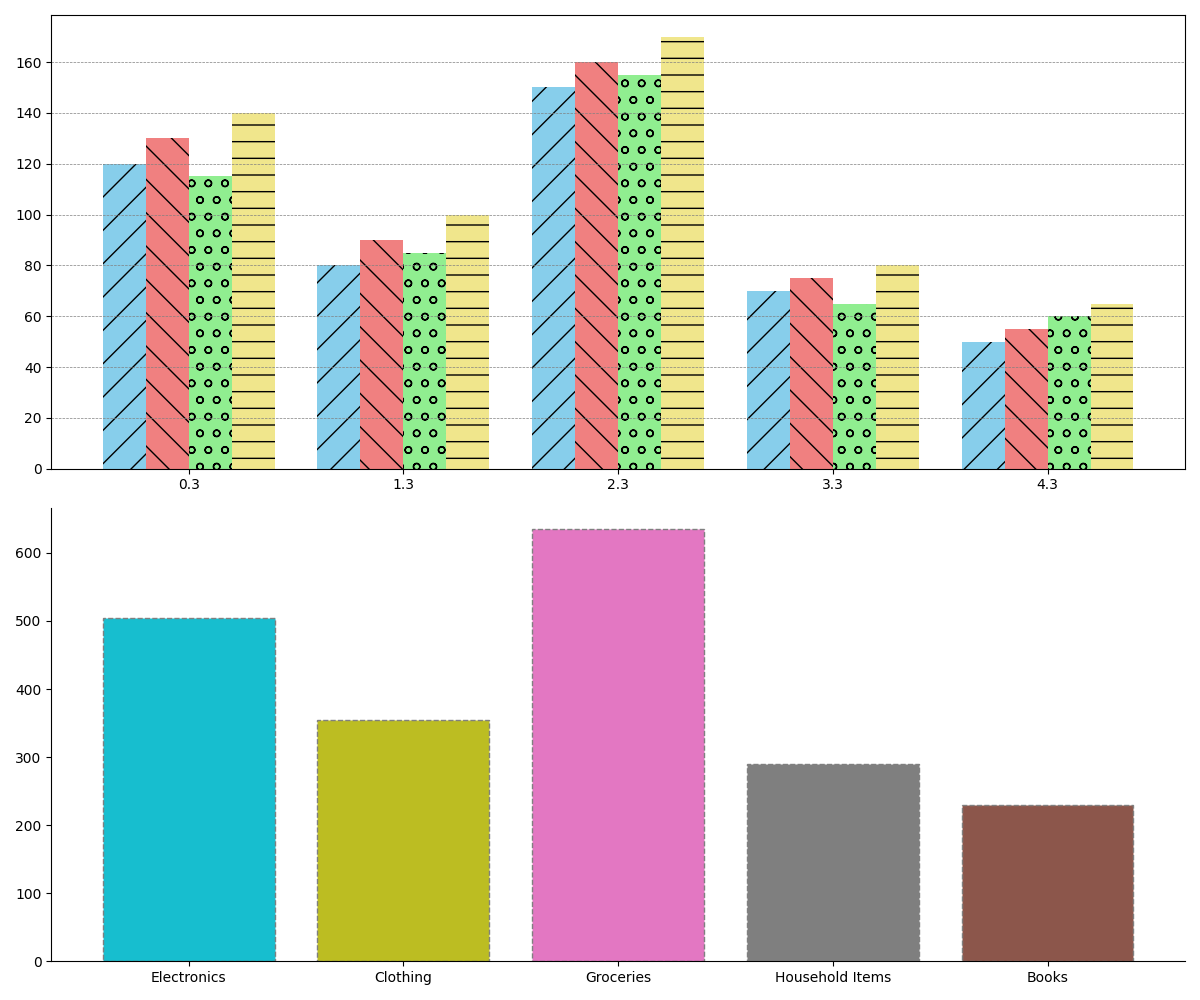

The script that drew this image:
import matplotlib.pyplot as plt
import numpy as np

categories = ['Electronics', 'Clothing', 'Groceries', 'Household Items', 'Books']
quarters = ['Q1', 'Q2', 'Q3', 'Q4']

sales_data = np.array([
    [120, 130, 115, 140],
    [80, 90, 85, 100],
    [150, 160, 155, 170],
    [70, 75, 65, 80],
    [50, 55, 60, 65],
])

fig, (ax1, ax2) = plt.subplots(2, 1, figsize=(12, 10))

bar_width = 0.2
bar_positions = np.arange(len(categories))

colors = ['skyblue', 'lightcoral', 'lightgreen', 'khaki']
hatches = ['/', '\\', 'o', '-', '|']

for i, quarter in enumerate(quarters):
    ax1.bar(bar_positions + i * bar_width, sales_data[:, i], width=bar_width, color=colors[i % len(colors)], hatch=hatches[i % len(hatches)])

ax1.set_xticks(bar_positions + bar_width * 1.5)

ax1.grid(True, which='major', axis='y', linestyle='--', linewidth=0.5, color='gray')

annual_sales = np.sum(sales_data, axis=1)
ax2.bar(categories, annual_sales, color=['#17becf', '#bcbd22', '#e377c2', '#7f7f7f', '#8c564b'], linestyle='--', edgecolor='gray')

ax2.spines['top'].set_visible(False)
ax2.spines['right'].set_visible(False)

plt.tight_layout()
plt.show()
